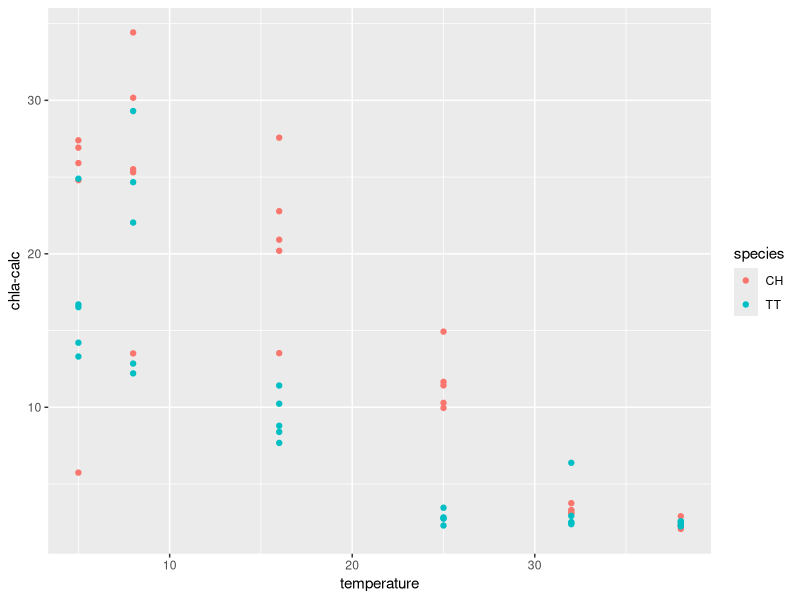
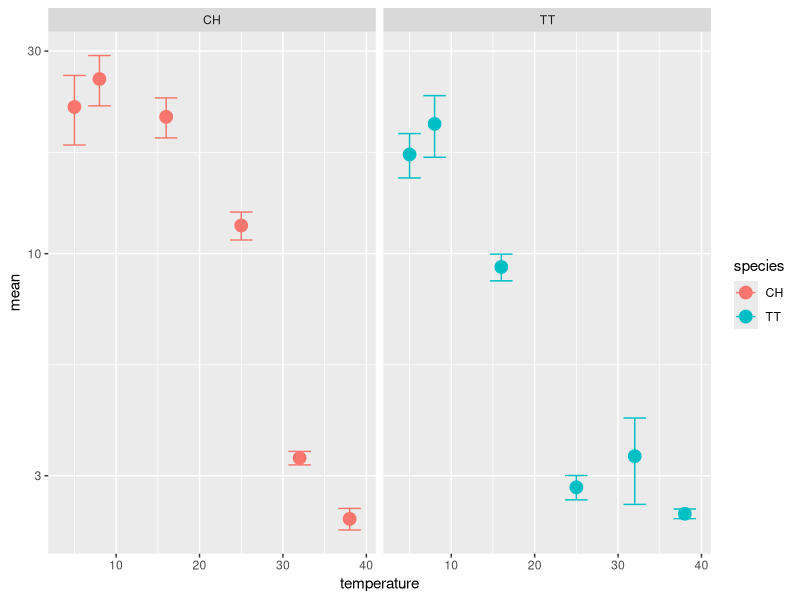
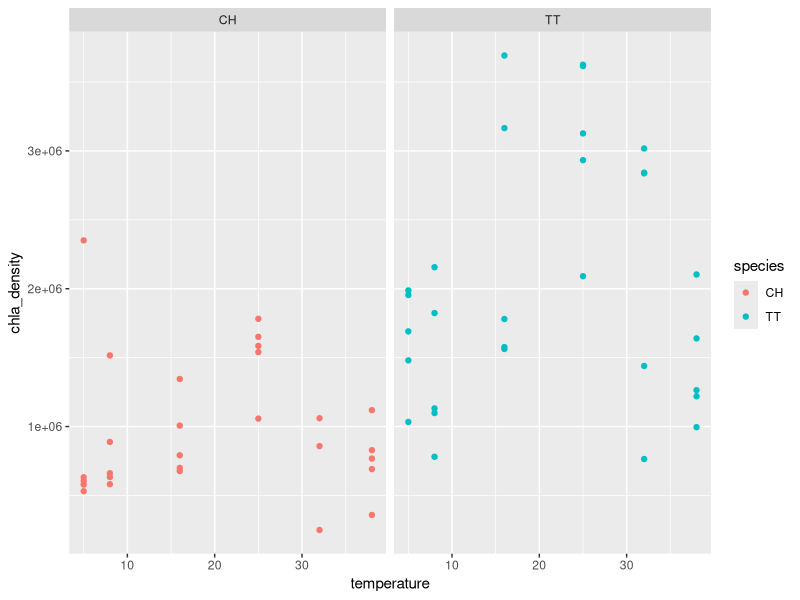
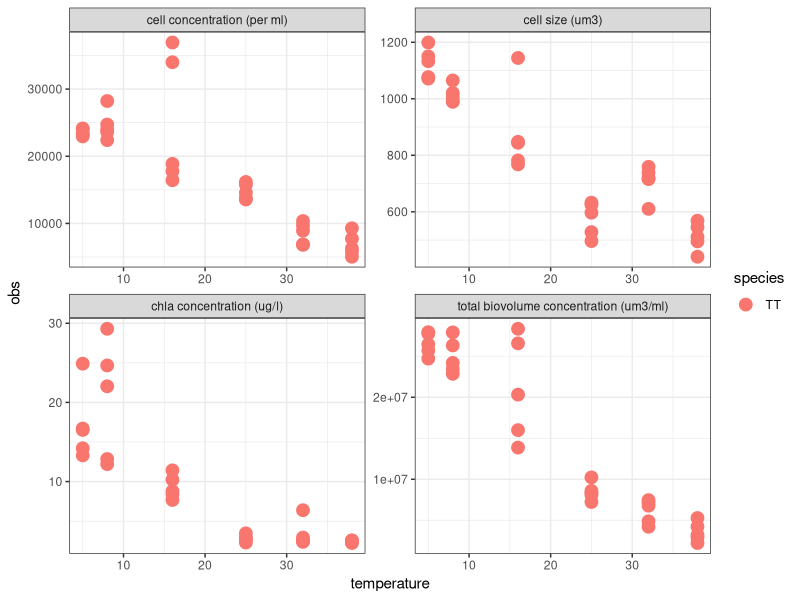

These charts were generated, in order, by the following R code:
### chla analysis
### last updated by JB jan 5 2017



# load libraries ----------------------------------------------------------

library(tidyverse)
library(stringr)
library(plotrix)


# read in data ------------------------------------------------------------

chl_raw <- read_csv("data-raw/chla-jtemp.csv")


chl <- chl_raw %>% 
	filter(REPLICATE != "BLANK") %>% 
	filter(REPLICATE != "05tt4") %>% 
	separate(REPLICATE, into = c("temperature", "species", "replicate"), sep = c(2,4)) %>% 
	mutate(temperature = as.numeric(temperature)) %>% 
	rename(rep = replicate) %>% 
	mutate(rep = as.integer(rep))



ggplot(data = chl, aes(x = temperature, y = `chla-calc`, group = species, color = species)) + geom_point()

chl %>% 
	group_by(species, temperature) %>% 
	summarise_each(funs(mean, std.error), `chla-calc`) %>% 
	ggplot(aes(x = temperature, y = mean, group = species, color = species)) + geom_point(size = 4) +
	geom_errorbar(aes(ymin = mean-std.error, ymax = mean + std.error)) + facet_wrap(~ species) +
	scale_y_log10()


# now compare with biovolumes ---------------------------------------------

jtemp <- read_csv("data-processed/sea.csv")

chla <- chl %>% 
	rename(chla = `chla-calc`) %>% 
	select(temperature, rep, species, chla) %>% 
	unite(uniqueid, temperature, rep, species)


dec9 <- jtemp %>% 
	filter(start_time > "2016-12-09") %>% 
	select(temperature, rep, species, cell_density, total_biovolume, cell_volume) %>% 
	unite(uniqueid, temperature, rep, species)

?unite

all <- left_join(chla, dec9, by = "uniqueid") %>% 
	distinct(uniqueid, .keep_all = TRUE) %>% 
	separate(uniqueid, into = c("temperature", "replicate", "species")) %>% 
	mutate(temperature = as.numeric(temperature))

all %>% 
	mutate(chla_density = total_biovolume/chla) %>% 
	ggplot(aes(x = temperature, y = chla_density, group = species, color = species)) + geom_point() +
	facet_wrap( ~ species)

all_long <- all %>% 
	rename(`cell concentration (per ml)` = cell_density,
				 `cell size (um3)` = cell_volume,
				 `chla concentration (ug/l)` = chla,
				 `total biovolume concentration (um3/ml)` = total_biovolume) %>% 
	gather(type, obs, 4:7)
	
	
all_long %>% 
	filter(species == "TT") %>% 
ggplot(aes(x = temperature, y = obs, color = species, group = species)) + geom_point(size = 4) +
	facet_wrap( ~ type, scales = "free") + theme_bw()

